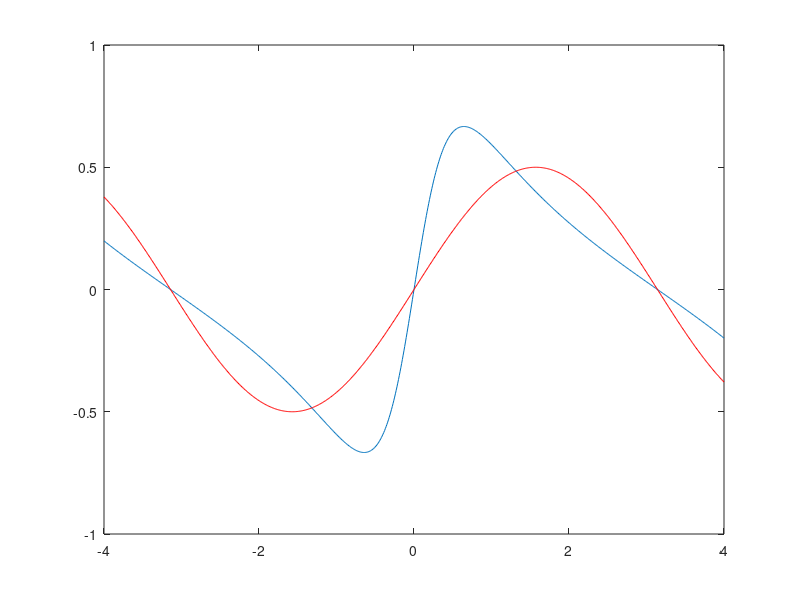

This figure's MATLAB source: (Note: this script raises an error after producing the figure.)
%% Question 1 d)
% Create data for plot
x = -4:0.01:4;
y = 0.5*sin(x)./(1-2*0.5*cos(x)+0.5^2);
% Plot
figure(1)
plot(x,y)
hold on
y1 = 0.5*sin(x);
plot(x,y1,'r')
y5 = sinApprox1(x,5);
plot(x,y5,'g')
y10 = sinApprox1(x,10);
plot(x,y10,'k')
legend('f(x)','n = 1','n = 5','n = 10')
title('Plot of Approximations of f(x)')
xlabel('x')
ylabel('f')
% Residuals Plot
figure (2)
yres = y-y;
y1res = y-y1; 
y5res = y-y5;
y10res = y-y10;

plot(x,yres)
hold on
plot(x,y1res,'r')
plot(x,y5res,'g')
plot(x,y10res,'k')
legend('f(x)','n = 1','n = 5','n = 10')
title('Plot of Residuals Approximations of f(x)')
xlabel('x')
ylabel('Residual')

%% Question 2 b)
x1 = linspace(-pi,0,1000);
x2 = linspace(0,pi,1000);
f1 = @(x) -x.*(pi+x);
f2 = @(x) x.*(x-pi);
y = horzcat(f1(x1),f2(x2));
x = horzcat(x1,x2);
y1 = sinApprox2(x,1);
y2 = sinApprox2(x,2);
y3 = sinApprox2(x,3);
figure(3)
%plotting the original function
plot(x,y) 
hold on
%Plotting the Approximations
plot(x,y1,'g') 
plot(x,y2,'r')
plot(x,y3,'k')
title('Plots of the original function compared with n=1:3 approximations')
legend('f(x)','n=1','n=2','n=3')
xlabel('x')
ylabel('y')
%Calculating Residuals
y1res = y - y1;
y2res = y - y2;
y3res = y - y3;
%Plotting Residuals
figure(4)
plot(x,y1res)
hold on
plot(x,y2res,'g')
plot(x,y3res,'r')
title('Residuals from the plots of the original function compared with n=1:3 approximations')
legend('n=1','n=2','n=3')
xlabel('x')
ylabel('Residual')

%% Question 2 c)
figure (5)
x = linspace(-2*pi,pi,100);
y = pi*x.^2 + 16*x + pi^5/15;
plot(x,y)
hold on
plot(-8/pi,0,'*')
title('Question 2 c) Error')
xlabel('bn')
ylabel('E')
